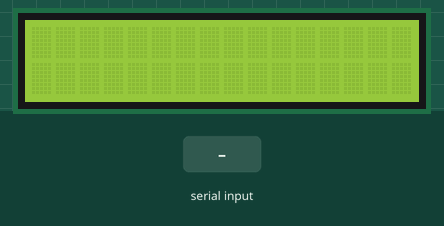
This sketch was run on a simulated Arduino Uno, built with avr-gcc and run on an emulated ATmega328P. Parts: 16×2 character LCD. The test bench sets the inputs (shaded band).

Above: at 1.2 s.
1.3 s: "90,45\n" received over Serial
At 3.1 s:
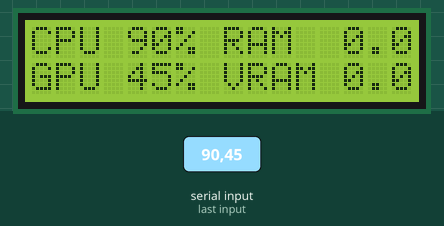
3.8 s: "30,150\n" received over Serial
At 6.2 s:
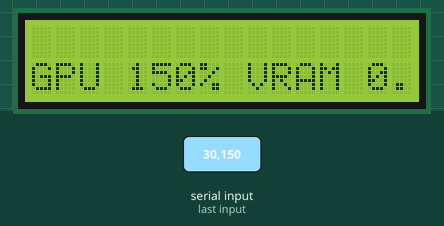
Timing chart, 0 to 7.7 s (numbered marks = the images above; inputs shaded):
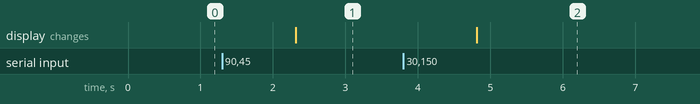

The sketch:

arduino_statino.ino
```cpp
#include <LiquidCrystal.h>

#define RS 8
#define EN 9
#define D4 4
#define D5 5
#define D6 6
#define D7 7
#define LCD_REST_TIME_MS 125
#define CHAR_IN_LINES 16
#define BUFF_SIZE 50
#define BAUD_RATE 9600
#define LINE_TERMINATOR ';'

struct PCStats
{
  int CPU;
  int RAM;
  int RAMd;
  int GPU;
  int VRAM;
  int VRAMd;
};

struct PCStats pcstats;

String serial_input_buff;
char input_buff[BUFF_SIZE];
char first_line[CHAR_IN_LINES + 1];
char second_line[CHAR_IN_LINES + 1];
LiquidCrystal lcd(RS, EN, D4, D5, D6, D7);

void setup()
{
  lcd.begin(16, 2);
  Serial.begin(BAUD_RATE);
}

void loop()
{

  if (Serial.available() > 0)
  {
    serial_input_buff = Serial.readStringUntil(LINE_TERMINATOR);
    serial_input_buff.toCharArray(input_buff, BUFF_SIZE);

    // Arduino does not have support for float numbers,
    // so we need to split the number in two parts
    sscanf(input_buff, "%d,%d,%d.%d,%d.%d;",
           &pcstats.CPU, &pcstats.GPU, &pcstats.RAM, &pcstats.RAMd,
           &pcstats.VRAM, &pcstats.VRAMd);

    sprintf(first_line, "CPU %2d%% RAM %2d.%1d",
            pcstats.CPU, pcstats.RAM, pcstats.RAMd);

    sprintf(second_line, "GPU %2d%% VRAM %1d.%1d",
            pcstats.GPU, pcstats.VRAM, pcstats.VRAMd);

    lcd.clear();
    lcd.setCursor(0, 0);
    lcd.print(first_line);
    lcd.setCursor(0, 1);
    lcd.print(second_line);
  }
}
```

Measured:
- after the input at 1.3 s, the display: changes after 1.0 s (image 1)
- after the input at 3.8 s, the display: changes after 1.0 s (image 2)
